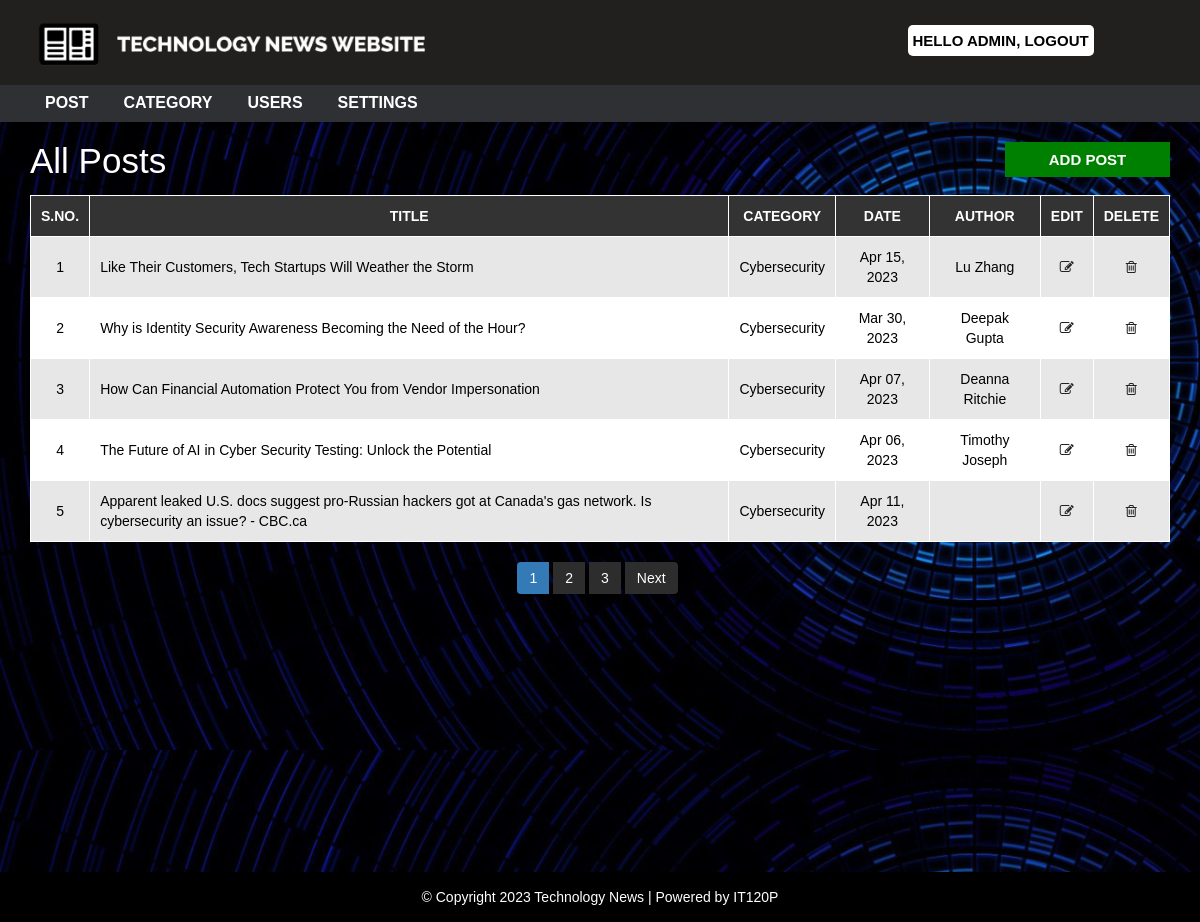
The page /technews/admin/post.php (signed in) on the database its author committed.
### tables this page shows
CREATE TABLE `post` (
  `post_id` int(11) NOT NULL,
  `title` mediumtext NOT NULL,
  `description` mediumtext NOT NULL,
  `category` int(10) NOT NULL,
  `post_date` datetime NOT NULL,
  `author` mediumtext NOT NULL,
  `post_img` mediumtext NOT NULL,
  `content` mediumtext NOT NULL,
  `post_url` mediumtext NOT NULL
);

CREATE TABLE `category` (
  `category_id` int(11) NOT NULL,
  `category_name` mediumtext NOT NULL,
  `post` int(10) NOT NULL,
  `query` mediumtext NOT NULL
);

CREATE TABLE `settings` (
  `id` int(11) NOT NULL,
  `websitename` text NOT NULL,
  `logo` text NOT NULL,
  `footerdesc` text NOT NULL
);

### technews/admin/post.php (the view, shortened to what this page needs)
<?php
include "../config.php";
include "header.php";
?>
  <div id="admin-content">
      <div class="container">
          <div class="row">
              <div class="col-md-10">
                  <h1 class="admin-heading">All Posts</h1>
              </div>
              <div class="col-md-2">
                  <a class="add-new" href="add-post.php">add post</a>
              </div>
              <div class="col-md-12">
              <?php
              $limit=5;
              if(isset($_GET["page"])){
                $page=$_GET["page"];
              }else{
                  $page=1;
              }
              $offset=($page-1) * $limit;
              if($_SESSION["user_role"]==1){
                $sql="SELECT post.post_id,post.title,category.category_name,post.post_date,post.author,post.category FROM post
                LEFT JOIN category ON post.category=category.category_id
                ORDER BY post_id DESC LIMIT {$offset}, {$limit}";
              }
              $result=mysqli_query($conn,$sql) or die("Query failed ");
              if(mysqli_num_rows($result) > 0 ){
               ?>
                  <table class="content-table">
                      <thead>
                          <th>S.No.</th>
                          <th>Title</th>
                          <th>Category</th>
                          <th>Date</th>
                          <th>Author</th>
                          <th>Edit</th>
                          <th>Delete</th>
                      </thead>
                      <tbody>
                      <?php
                      $serial_number=$offset+1;
                      while($row = mysqli_fetch_assoc($result)) {
                          $post_date = DateTime::createFromFormat('Y-m-d H:i:s', $row['post_date'])->format('M d, Y');
                          ?>
                          <tr>
                              <td class='id'><?php echo $serial_number; ?></td>
                              <td><?php echo $row["title"];?></td>
                              <td><?php echo $row["category_name"];?></td>
                              <td><?php echo $post_date;?></td>
                              <td><?php echo $row["author"];?></td>
                              <td class='edit'><a href='update-post.php?id=<?php echo $row["post_id"];?>'><i class='fa fa-edit'></i></a></td>
                              <td class='delete'><a href='delete-post.php?id=<?php echo $row["post_id"];?>&catid=<?php echo $row["category"];?>'><i class='fa fa-trash-o'></i></a></td>
                          </tr>
                          <?php
                          $serial_number++;
                        } ?>
                      </tbody>
                  </table>
                  <?php
if ($_SESSION["user_role"] == 1) {
  $sql1 = "SELECT * FROM post";
}
$result1 = mysqli_query($conn, $sql1) or die("Query Failed");
if (mysqli_num_rows($result1) > 0) {
  $total_records = mysqli_num_rows($result1);
  $limit = 5;
  $total_pages = ceil($total_records / $limit);
  echo "<ul class='pagination admin-pagination'>";
  $current_group = ceil($page / 3);
  $start = ($current_group - 1) * 3 + 1;
  $end = min($start + 2, $total_pages);
  for ($i = $start; $i <= $end; $i++) {
    if ($i == $page) {
      $active = "active";
    } else {
      $active = "";
    }
    echo '<li class="' . $active . '"><a href="post.php?page=' . $i . '">' . $i . '</a></li>';
  }
  if ($current_group * 3 < $total_pages) {
    echo '<li><a href="post.php?page=' . ($end + 1) . '">Next</a></li>';
  }
  echo "</ul>";
}
              }
?>
              </div>
          </div>
      </div>
  </div>
<?php include "../footer.php"; ?>

### technews/admin/header.php (shortened to what this page needs)
<!DOCTYPE html>
<html lang="en">
    <head>
        <link rel="stylesheet" href="../css/bootstrap.min.css" />
        <link rel="stylesheet" href="../css/font-awesome.css">
        <link rel="stylesheet" href="../css/style2.css">
    </head>
    <body>
        <div id="header-admin">
            <div class="container">
                <div class="row">
                    <div class="col-md-2">
                        <a href="post.php"><img class="logo" src="../images/tech-news-withoutbg.png"></a>
                    </div>
                    <div class="col-md-offset-7 col-md-3">
                        <a href="../logout.php" class="admin-logout">Hello <?php echo $_SESSION["username"] ?>, logout</a>
                    </div>
                </div>
            </div>
        </div>
        <div id="admin-menubar">
            <div class="container">
                <div class="row">
                    <div class="col-md-12">
                       <ul class="admin-menu">
                            <li>
                                <a href="post.php">Post</a>
                            </li>
                            <?php
                            if($_SESSION["user_role"]==1){
                            ?>
                            <li>
                                <a href="category.php">Category</a>
                            </li>
                            <li>
                                <a href="users.php">Users</a>
                            </li>
                            <li>
                                <a href="settings.php">Settings</a>
                            </li>
                            <?php } ?>
                        </ul>
                    </div>
                </div>
            </div>
        </div>

### technews/footer.php
<div id ="footer">
    <div class="container">
        <div class="row">
            <div class="col-md-12">
              <?php
                $sql = "SELECT * FROM settings";
                $result = mysqli_query($conn, $sql) or die("Query Failed.");
                if(mysqli_num_rows($result) > 0){
                  while($row = mysqli_fetch_assoc($result)) {
              ?>
                <span><?php echo $row['footerdesc']; ?> </span>
                <?php
              }
            } ?>
            </div>
        </div>
    </div>
</div>
</body>
</html>

### technews/css/style2.css (style rules this page uses)
body { background-image: url('../images/bg8.png'); background-size: 100%; font-family: sans-serif,arial,Helvetica; color: white; }
a, a:hover, a:focus { text-decoration: none; outline: none; }
ul { margin:0; padding:0; list-style:none; }
img.logo { width: 400px; height: auto; display: block; }
#header-admin { background-color: #21201E; padding: 15px 0; }
#header-admin .admin-logout { margin: 10px 0; color: black; font-size: 15px; font-weight: 600; text-transform: uppercase; display: inline-block; background-color: white; border-radius: 5px; padding: 5px; }
#admin-menubar { background-color: #2E3033; }
#admin-menubar .admin-menu { font-size: 0; }
#admin-menubar .admin-menu li { display: inline-block; margin: 0 5px 0 0; }
#admin-menubar .admin-menu li a { color: white; font-size: 16px; font-weight: 600; text-transform: uppercase; padding: 7px 15px; display: block; transition: all 0.3s; }
#admin-content { color: black; padding: 20px 0; min-height: 750px; }
#admin-content .admin-heading { color: white; font-size: 35px; margin: 0 0 15px; }
#admin-content .add-new { color: #fff; background-color: green; font-size: 15px; font-weight: 600; text-align: center; text-transform: uppercase; padding: 7px 10px; display: block; transition: all 0.3s; }
#admin-content .content-table { border: 1px solid #000; width: 100%; margin: 0 0 20px; }
#admin-content .content-table thead { color: #fff; background-color: #333; }
#admin-content .content-table th { padding: 10px; border: 1px solid #fff; font-weight: 600; text-align: center; text-transform: uppercase; }
#admin-content .content-table tbody { color: #333; }
#admin-content .content-table tbody tr { background-color: #e7e7e7; }
#admin-content .content-table tbody tr:nth-child(even) { background-color: transparent; }
#admin-content .content-table tbody td { padding: 10px; border: 1px solid #fff; text-align: center; }
#admin-content .content-table tbody tr:nth-child(odd) { color: black; }
#admin-content .content-table tbody tr:nth-child(even) { color: black; background-color: white; }
#admin-content .content-table tbody td:nth-child(2) { text-align: left; }
#admin-content .admin-pagination { margin: 0; }
#admin-content .admin-pagination li a { display: block; }
.id, .edit, .delete { text-align:center; }
.pagination { display: block; text-align: center; margin: 0; }
.pagination li { display:inline-block; margin: 0 5px 0 0; }
.pagination li a { border: none; background: #2d2d2d; color: #fff; }
i.fa { color:#222; }
#footer { color: #fff; padding:15px 0; text-align:center; background-color:black; }

### rows shown on the page
post: title "Like Their Customers, Tech Startups Will Weather the Storm", category.category_name "Cybersecurity", post_date "Apr 15, 2023", author "Lu Zhang"
post: title "Why is Identity Security Awareness Becoming the Need of the Hour?", category.category_name "Cybersecurity", post_date "Mar 30, 2023", author "Deepak Gupta"
post: title "How Can Financial Automation Protect You from Vendor Impersonation", category.category_name "Cybersecurity", post_date "Apr 07, 2023", author "Deanna Ritchie"
post: title "The Future of AI in Cyber Security Testing: Unlock the Potential", category.category_name "Cybersecurity", post_date "Apr 06, 2023", author "Timothy Joseph"
post: title "Apparent leaked U.S. docs suggest pro-Russian hackers got at Canada's gas network. Is cybersecurity an issue? - CBC.ca", category.category_name "Cybersecurity", post_date "Apr 11, 2023"
settings: footerdesc "© Copyright 2023 Technology News | Powered by IT120P"

### other values the page prints
$_SESSION["username"] "ADMIN"
